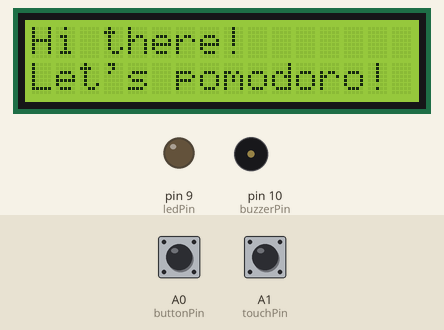
The sketch below on a simulated Arduino Uno, built with avr-gcc and run on an emulated ATmega328P. Shown: 16×2 character LCD, output pins drawn as LEDs (lit = HIGH), buzzer (waves = sounding, pin HIGH). The inputs (shaded band) are chosen by the test bench; at power-on: A0 (buttonPin) LOW, A1 (touchPin) LOW. Pins used as bus, display or sensor lines are not drawn.

Above: at 1.2 s.
1.3 s: A0 (buttonPin) pulled HIGH for 1 s
At 4.0 s:
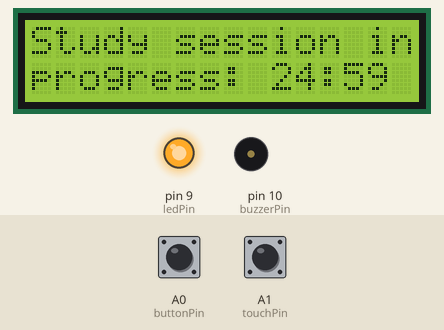
5.3 s: A0 (buttonPin) pulled HIGH for 0.15 s
At 6.5 s:
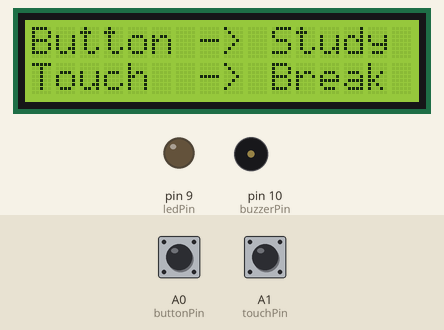
8.4 s: A1 (touchPin) pulled HIGH for 0.15 s
At 9.9 s:
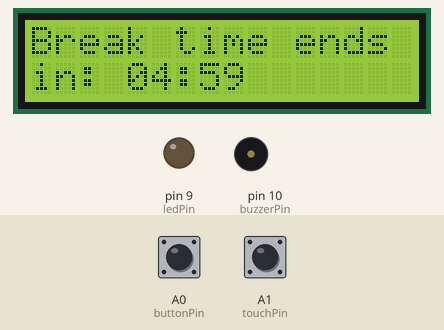
11.5 s: A1 (touchPin) pulled HIGH for 1 s
At 14.6 s:
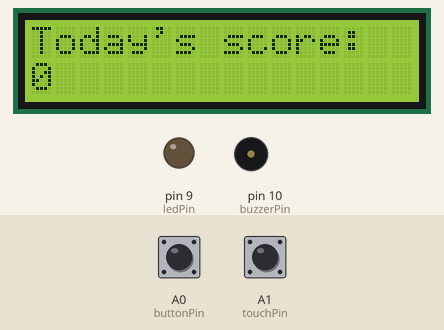
Timing chart, 0 to 16.1 s (numbered marks = the images above; inputs shaded):
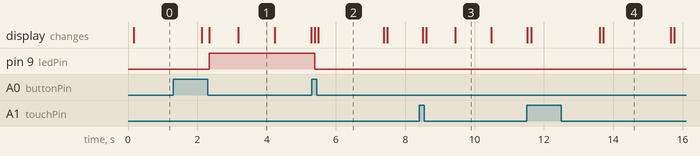

Measured:
- after the input at 1.3 s, pin 9 (ledPin): LOW → HIGH after 1.0 s
- after the input at 5.3 s, pin 9 (ledPin): HIGH → LOW after 0.09 s; the display: first changes after 0.09 s (image 2 shows a later state)
- after the input at 11.5 s, the display: first changes at once (image 4 shows a later state)
- what the display in image 2 shows lasts 1.9 s, from 5.5 s to 7.4 s

The sketch:

pomodoro.ino
```cpp
/*
  Pomodoro Timer
*/

#include <Arduino.h>
#include <LiquidCrystal.h>

// LCD Pins
const int rs = 12, en = 11, d4 = 5, d5 = 4, d6 = 3, d7 = 2;
const int displayContrastPin = 6;
LiquidCrystal lcd(rs, en, d4, d5, d6, d7);

// Other IO Pins
const int buttonPin = A0;
const int touchPin = A1;
const int ledPin = 9;
const int buzzerPin = 10;

// buttons as toggle switches
struct ToggleSwitch
{
	int currState;
	int prevState;
	int event;
} button, touch;

// FSM
const int FSM_INIT = 0;
const int FSM_START = 1;
const int FSM_STATS = 2;
const int FSM_STUDY = 3;
const int FSM_BREAK = 4;
const int FSM_STUDY_END = 5;
const int FSM_BREAK_END = 6;

int state = FSM_INIT;
const int loop_iteration_interval = 100;

// FSM settings
const int intial_screen_duration = 2;
const int start_interval = 2;
const int stats_duration = 2;
const int tune[] = {
	0,
	0,
	0,
	2,
	2,
};
int tune_index = 0;

// timer
int timer_enable = 1;
int loop_iteration_counter = 0;
int timer = 0;

// pomodoro settings
const int STUDY_DURATION = 1500;
const int BREAK_DURATION = 300;
int pomodoro_counter = 0;

// helper functions
int getMinutes(int timer);
int getSeconds(int timer);
void printTime(int dispCol, int dispRow, int timer);

void setup()
{
	// IO setup
	pinMode(buttonPin, INPUT);
	pinMode(touchPin, INPUT);
	pinMode(ledPin, OUTPUT);
	pinMode(buzzerPin, OUTPUT);

	// toggle switchees
	button.currState = 0;
	button.prevState = 1;
	button.event = 0;
	touch.currState = 0;
	touch.prevState = 1;
	touch.event = 0;

	// lcd setup
	pinMode(displayContrastPin, OUTPUT);
	analogWrite(displayContrastPin, 64);
	lcd.begin(16, 2);
}

void loop()
{
	delay(loop_iteration_interval);

	// timer increment
	if (timer_enable == 1)
	{
		loop_iteration_counter += loop_iteration_interval;
		if (loop_iteration_counter >= 1000)
		{
			loop_iteration_counter = 0;
			timer++;
		}
	}
	else
	{
		loop_iteration_counter = 0;
	}

	// toggle switch operation
	// button
	if (digitalRead(buttonPin) == HIGH)
	{
		button.currState = 1;
		if (button.currState == button.prevState)
		{
			button.event = 1;
			button.prevState = 0;
		}
	}
	else
	{
		button.currState = 0;
		button.prevState = 1;
		button.event = 0;
	}
	// touch
	if (digitalRead(touchPin) == HIGH)
	{
		touch.currState = 1;
		if (touch.currState == touch.prevState)
		{
			touch.event = 1;
			touch.prevState = 0;
		}
	}
	else
	{
		touch.currState = 0;
		touch.prevState = 1;
		touch.event = 0;
	}

	// FSM logic
	switch (state)
	{

	case FSM_INIT:
		// OUTPUTS
		lcd.setCursor(0, 0);
		lcd.print("Hi there!");
		lcd.setCursor(0, 1);
		lcd.print("Let's pomodoro!");

		// TRANSITIONS
		if (timer >= intial_screen_duration)
		{
			timer_enable = 1;
			timer = 0;
			lcd.clear();
			state = FSM_START;
		}
		break;

	case FSM_START:
		// OUTPUTS
		lcd.setCursor(0, 0);
		lcd.print("Button -> Study");
		lcd.setCursor(0, 1);
		lcd.print("Touch  -> Break");

		// TRANSITIONS
		if (button.event == 1)
		{
			button.event = 0;
			timer_enable = 1;
			timer = 0;
			lcd.clear();
			state = FSM_STUDY;
		}
		if (touch.event == 1)
		{
			touch.event = 0;
			timer_enable = 1;
			timer = 0;
			lcd.clear();
			state = FSM_BREAK;
		}
		if (timer >= start_interval)
		{
			timer_enable = 1;
			timer = 0;
			lcd.clear();
			state = FSM_STATS;
		}
		break;

	case FSM_STATS:
		// OUTPUTS
		lcd.setCursor(0, 0);
		lcd.print("Today's score: ");
		lcd.setCursor(0, 1);
		lcd.print(pomodoro_counter);

		// TRANSITIONS
		if (button.event == 1)
		{
			button.event = 0;
			timer_enable = 1;
			timer = 0;
			lcd.clear();
			state = FSM_STUDY;
		}
		if (touch.event == 1)
		{
			touch.event = 0;
			timer_enable = 1;
			timer = 0;
			lcd.clear();
			state = FSM_BREAK;
		}
		if (timer >= stats_duration)
		{
			timer_enable = 1;
			timer = 0;
			lcd.clear();
			state = FSM_START;
		}
		break;

	case FSM_STUDY:
		// OUTPUTS
		lcd.setCursor(0, 0);
		lcd.print("Study session in");
		lcd.setCursor(0, 1);
		lcd.print("progress: ");
		printTime(10, 1, STUDY_DURATION - timer);
		digitalWrite(ledPin, HIGH);

		// TRANSITIONS
		if (button.event == 1)
		{
			button.event = 0;
			timer_enable = 1;
			timer = 0;
			digitalWrite(ledPin, LOW);
			lcd.clear();
			state = FSM_START;
		}
		if (timer >= STUDY_DURATION)
		{
			timer_enable = 0;
			timer = 0;
			pomodoro_counter++;
			digitalWrite(ledPin, LOW);
			lcd.clear();
			state = FSM_STUDY_END;
		}
		break;

	case FSM_BREAK:
		// OUTPUTS
		lcd.setCursor(0, 0);
		lcd.print("Break time ends");
		lcd.setCursor(0, 1);
		lcd.print("in: ");
		printTime(4, 1, BREAK_DURATION - timer);

		// TRANSITIONS
		if (touch.event == 1)
		{
			touch.event = 0;
			timer_enable = 1;
			timer = 0;
			lcd.clear();
			state = FSM_START;
		}
		if (timer >= BREAK_DURATION)
		{
			timer_enable = 0;
			timer = 0;
			lcd.clear();
			state = FSM_BREAK_END;
		}
		break;

	case FSM_STUDY_END:
		// OUTPUTS
		lcd.setCursor(0, 0);
		lcd.print("Session complete");
		lcd.setCursor(0, 1);
		lcd.print("Press a key ..");
		analogWrite(buzzerPin, tune[tune_index++]);
		if (tune_index >= sizeof(tune) / sizeof(int))
			tune_index = 0;

		// TRANSITIONS
		if (button.event == 1 || touch.event == 1)
		{
			button.event = 0;
			touch.event = 0;
			timer_enable = 1;
			timer = 0;
			analogWrite(buzzerPin, 0);
			lcd.clear();
			state = FSM_START;
		}
		break;

	case FSM_BREAK_END:
		// OUTPUTS
		lcd.setCursor(0, 0);
		lcd.print("Break time over!");
		lcd.setCursor(0, 1);
		lcd.print("Press any key ..");
		analogWrite(buzzerPin, tune[tune_index++]);
		if (tune_index >= sizeof(tune) / sizeof(int))
			tune_index = 0;

		// TRANSITIONS
		if (button.event == 1 || touch.event == 1)
		{
			button.event = 0;
			touch.event = 0;
			timer_enable = 1;
			timer = 0;
			analogWrite(buzzerPin, 0);
			lcd.clear();
			state = FSM_START;
		}
		break;

	default:
		// OUTPUTS

		// TRANSITIONS
		lcd.clear();
		state = FSM_START;
		break;
	}
}

int getMinutes(int timer)
{
	return timer / 60;
}

int getSeconds(int timer)
{
	return timer - (getMinutes(timer) * 60);
}

void printTime(int dispCol, int dispRow, int timer)
{
	// minutes
	lcd.setCursor(dispCol, dispRow);
	if (getMinutes(timer) < 10)
	{
		lcd.print(0);
		lcd.setCursor(dispCol + 1, dispRow);
		lcd.print(getMinutes(timer));
	}
	else
	{
		lcd.print(getMinutes(timer));
	}

	// semicolon
	lcd.setCursor(dispCol + 2, dispRow);
	lcd.print(":");

	// seconds
	lcd.setCursor(dispCol + 3, dispRow);
	if (getSeconds(timer) < 10)
	{
		lcd.print(0);
		lcd.setCursor(dispCol + 4, dispRow);
		lcd.print(getSeconds(timer));
	}
	else
	{
		lcd.print(getSeconds(timer));
	}
}
```
